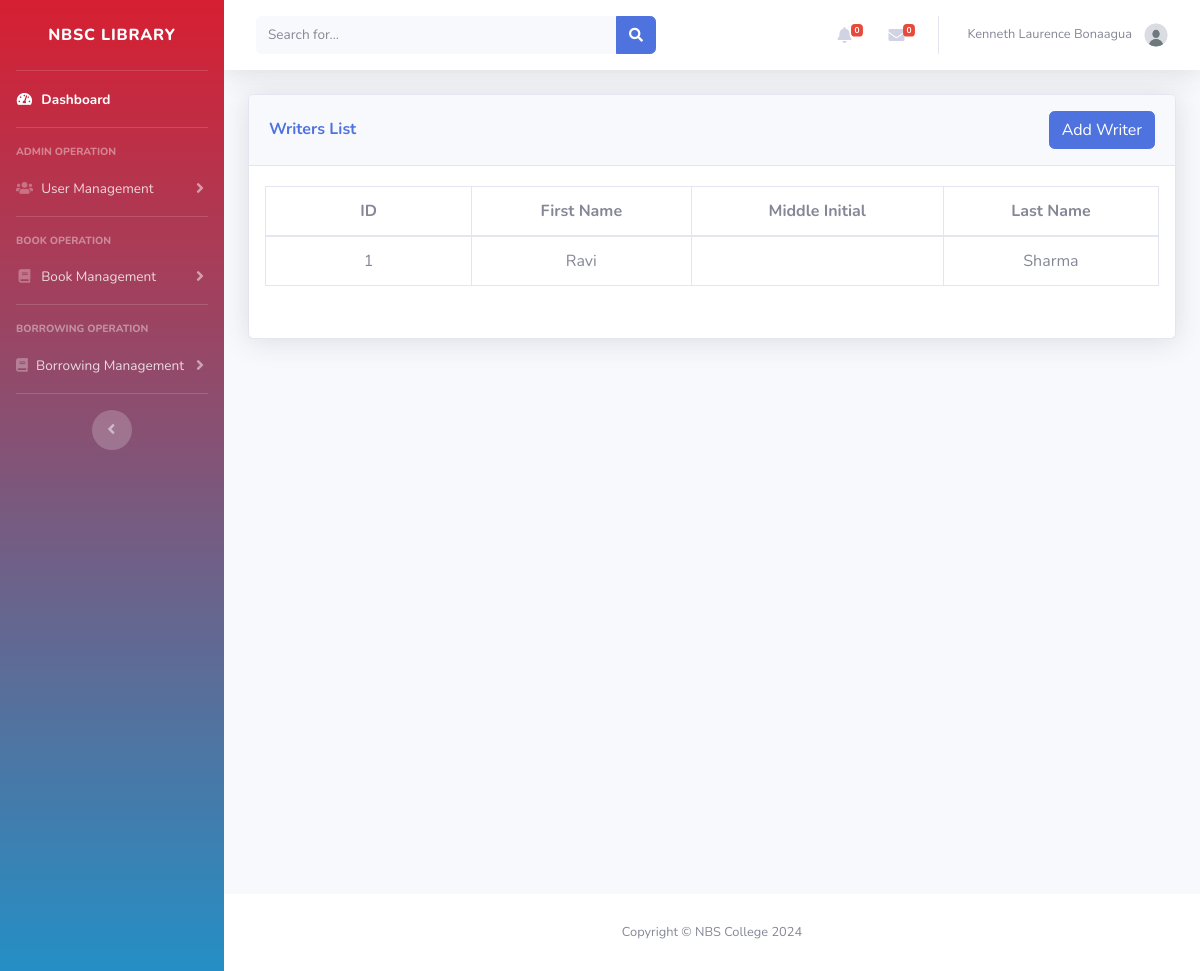
Page /Admin/writers_list.php (signed in) on the earlier database version.
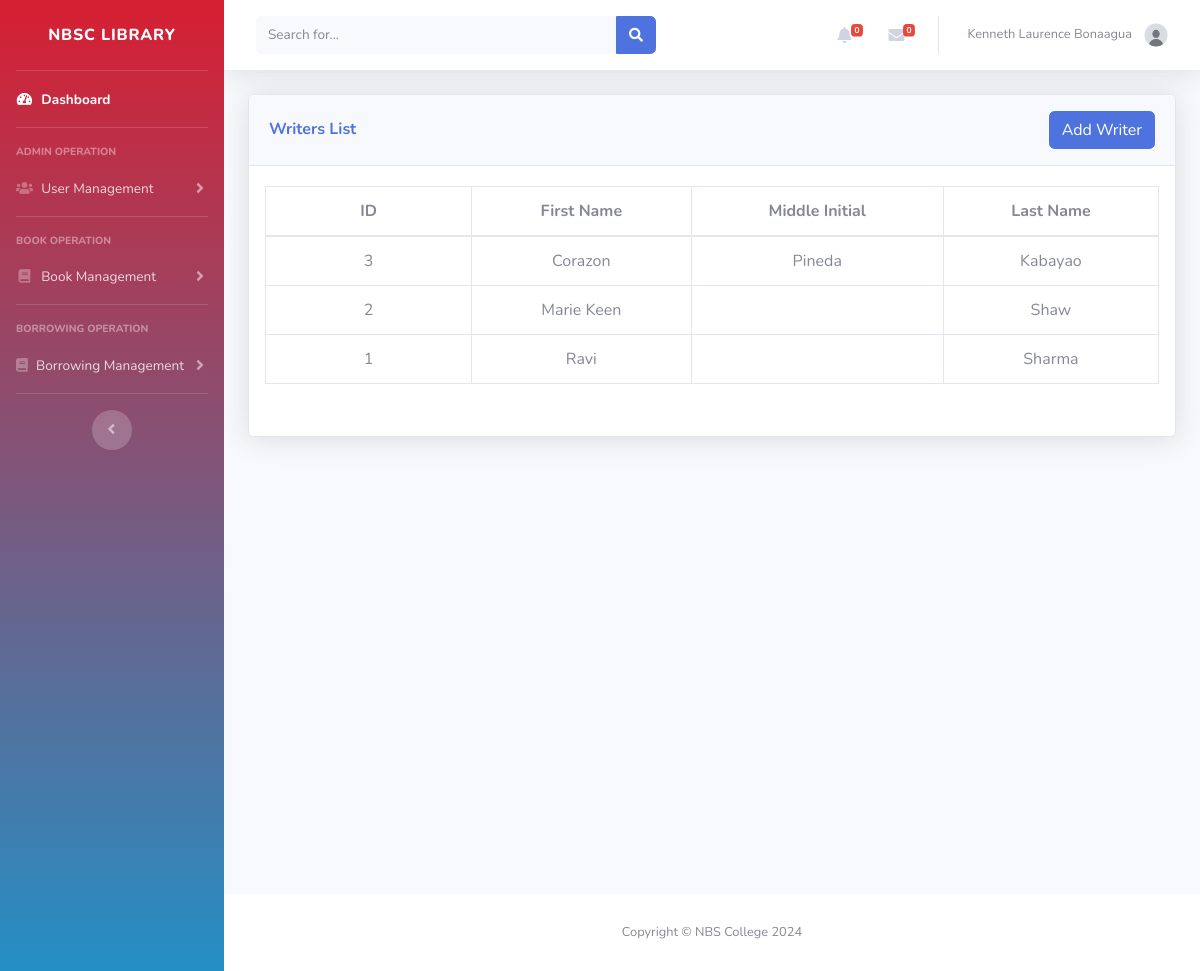
Same page on the later database version.
### tables this page shows
CREATE TABLE `writers` (
  `id` int(11) NOT NULL,
  `firstname` varchar(100) DEFAULT NULL,
  `middle_init` varchar(100) DEFAULT NULL,
  `lastname` varchar(100) DEFAULT NULL
);

### Admin/writers_list.php (the view, shortened to what this page needs)
<?php
include '../admin/inc/header.php';
include '../db.php';
$selectedWriterIds = isset($_SESSION['selectedWriterIds']) ? $_SESSION['selectedWriterIds'] : [];
$sql = "SELECT id, firstname, middle_init, lastname FROM writers";
$sql .= " ORDER BY CASE WHEN id IN (" .
        (!empty($selectedWriterIds) ? implode(',', array_map('intval', $selectedWriterIds)) : "0") .
        ") THEN 0 ELSE 1 END, id DESC";
$result = $conn->query($sql);
?>
<div id="content" class="d-flex flex-column min-vh-100">
    <div class="container-fluid">
        <div class="card shadow mb-4">
            <div class="card-header py-3 d-flex flex-wrap align-items-center justify-content-between">
                <h6 class="m-0 font-weight-bold text-primary">Writers List</h6>
                <button class="btn btn-primary" data-toggle="modal" data-target="#addWriterModal">Add Writer</button>
            </div>
            <div class="card-body px-0">
                <div class="table-responsive px-3">
                    <table class="table table-bordered" id="dataTable" width="100%" cellspacing="0">
                        <thead>
                            <tr>
                                <th class="text-center">ID</th>
                                <th class="text-center">First Name</th>
                                <th class="text-center">Middle Initial</th>
                                <th class="text-center">Last Name</th>
                            </tr>
                        </thead>
                        <tbody>
                            <?php
                            if ($result->num_rows > 0) {
                                while ($row = $result->fetch_assoc()) {
                                    echo "<tr>
                                            <td style='text-align: center;'>{$row['id']}</td>
                                            <td style='text-align: center;'>{$row['firstname']}</td>
                                            <td style='text-align: center;'>{$row['middle_init']}</td>
                                            <td style='text-align: center;'>{$row['lastname']}</td>
                                          </tr>";
                                }
                            }
                            ?>
                        </tbody>
                    </table>
                </div>
            </div>
        </div>
    </div>
</div>
<?php include '../Admin/inc/footer.php' ?>

Differences in the rows shown:
added writers: id "3", firstname "Corazon", middle_init "Pineda", lastname "Kabayao"
added writers: id "2", firstname "Marie Keen", lastname "Shaw"
